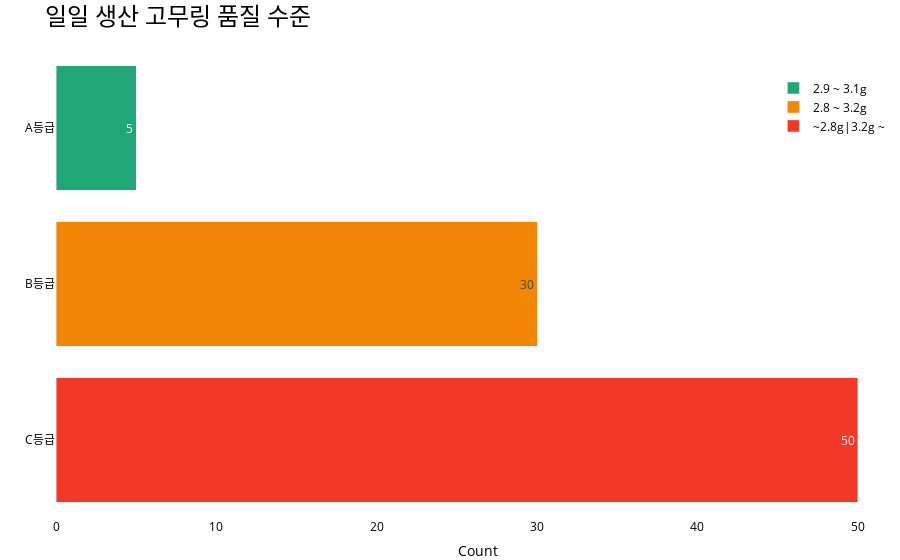

Write notebook code for a chart like this one.
### Code cell
'''
    #21A675 녹색
    #F28705 주황색
    #F23827 빨간색
    '''

import plotly.graph_objects as go  # Plotly 그래프 객체를 불러옴

# Sample data
categories = ['C등급', 'B등급', 'A등급']  # y축에 표시될 카테고리
counts = [50, 30, 5]  # 각 카테고리에 해당하는 x축 값
colors = ['#F23827', '#F28705', '#21A675']  # 막대 색상 설정 (C, B, A 순서)
names = ['~2.8g|3.2g ~', '2.8 ~ 3.2g', '2.9 ~ 3.1g']  # 범례에 표시될 이름

# diverging_chartJSON
diverging_fig = go.Figure()  # diverging_Figure 객체를 생성

# 막대 그래프 추가
for count, category, color, name in zip(counts, categories, colors, names):
    diverging_fig.add_trace(go.Bar(
        x=[count],
        y=[category],
        orientation='h',  # 수평 막대 그래프로 설정
        marker=dict(color=color),  # 막대 색상 설정
        text=[count],  # 각 막대에 표시될 텍스트
        textposition='auto',  # 텍스트 위치 자동 설정
        name=name  # 범례에 표시될 이름
    ))

# 레이아웃 업데이트
diverging_fig.update_layout(
    title=dict(
        text='일일 생산 고무링 품질 수준',  # 그래프 제목 설정
        font=dict(size=24, family='Arial', color='black')  # 제목 글꼴 크기 및 색상 설정
    ),
    xaxis=dict(title='Count', showgrid=False),  # x축 제목 설정 및 그리드 라인 제거
    yaxis=dict(title='', showgrid=False),  # y축 제목 제거 및 그리드 라인 제거
    barmode='stack',  # 막대 그래프 모드 설정 (스택 모드)
    margin=dict(l=0, r=0, t=50, b=0),  # 그래프의 여백을 최소화
    paper_bgcolor='rgba(0,0,0,0)',  # 투명 배경 설정
    plot_bgcolor='rgba(0,0,0,0)',  # 투명 플롯 영역 설정
    font=dict(color='black'),  # 글꼴 색상 설정
    showlegend=True,  # 범례 표시 설정
    legend=dict(
        x=0.85,  # 범례의 x 좌표 (그래프의 오른쪽에 위치하도록 설정)
        y=0.95,  # 범례의 y 좌표 (그래프의 상단에 위치하도록 설정)
        bgcolor='rgba(255,255,255,0.8)',  # 범례 배경 색상 (반투명 흰색)
        # bordercolor='black',  # 범례 테두리 색상
        # borderwidth=1,  # 범례 테두리 두께
        font=dict(
            size=12,  # 범례 글꼴 크기
            color='black'  # 범례 글꼴 색상
        )
    )
)

# 그래프 보여주기
diverging_fig.show()

### Figure 1 — Plotly figure (JSON) as saved in the notebook; plotly's stock layout.template omitted (floating-point values rounded to 4 significant figures)
{"data": [{"marker": {"color": "#F23827"}, "name": "~2.8g|3.2g ~", "orientation": "h", "text": ["50"], "textposition": "auto", "type": "bar", "x": [50], "y": ["C등급"]}, {"marker": {"color": "#F28705"}, "name": "2.8 ~ 3.2g", "orientation": "h", "text": ["30"], "textposition": "auto", "type": "bar", "x": [30], "y": ["B등급"]}, {"marker": {"color": "#21A675"}, "name": "2.9 ~ 3.1g", "orientation": "h", "text": ["5"], "textposition": "auto", "type": "bar", "x": [5], "y": ["A등급"]}], "layout": {"barmode": "stack", "font": {"color": "black"}, "legend": {"bgcolor": "rgba(255,255,255,0.8)", "font": {"color": "black", "size": 12}, "x": 0.85, "y": 0.95}, "margin": {"b": 0, "l": 0, "r": 0, "t": 50}, "paper_bgcolor": "rgba(0,0,0,0)", "plot_bgcolor": "rgba(0,0,0,0)", "showlegend": true, "title": {"font": {"color": "black", "family": "Arial", "size": 24}, "text": "일일 생산 고무링 품질 수준"}, "xaxis": {"showgrid": false, "title": {"text": "Count"}}, "yaxis": {"showgrid": false, "title": {"text": ""}}}}
